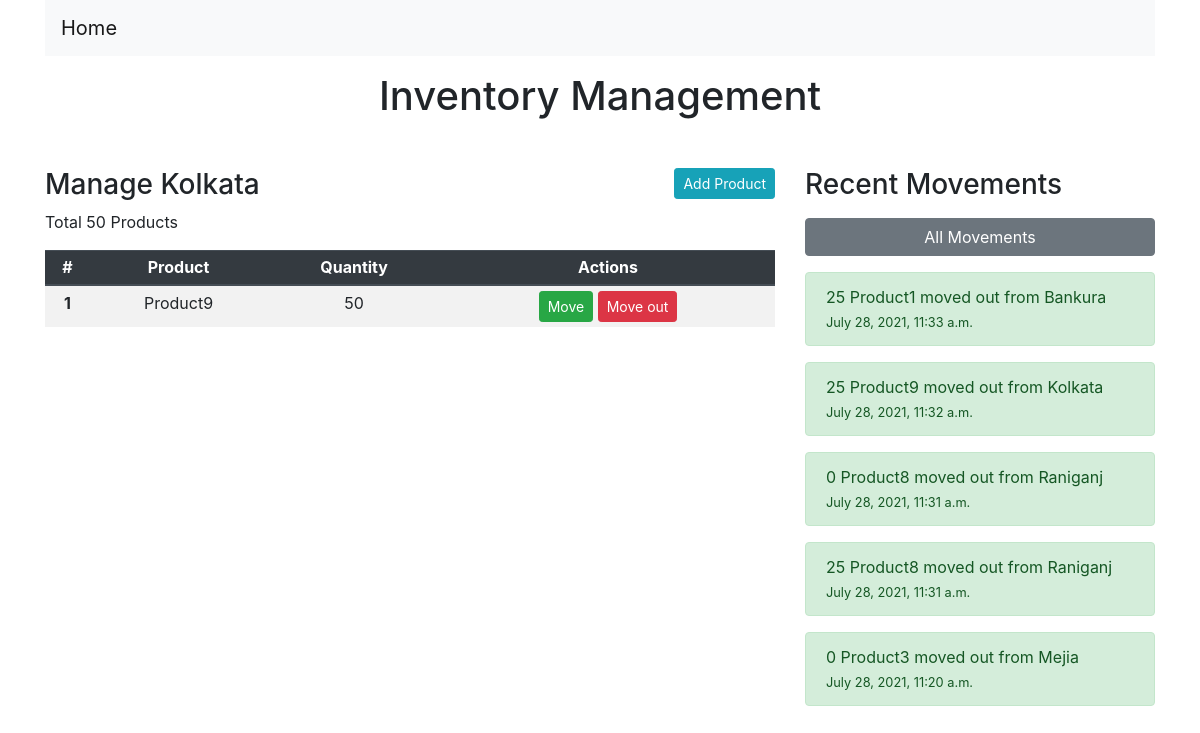
The app's page /location/kolkata/ with its own data.
### inventory/models.py (models this page shows, shortened)
class Location(models.Model):
    name = models.CharField(max_length=250, blank=True)
    slug = models.SlugField(max_length=250,unique=True,null=True,db_index=True)
    @property
    def total_quantity(self):
        return self.products.all().aggregate(total_qty=Sum('qty')).get('total_qty',0)
    def __str__(self):
        return self.name

class Product(models.Model):
    location = models.ForeignKey(Location,on_delete=models.CASCADE,blank=True,null=True,related_name='products')
    name = models.CharField(max_length=250, blank=True)
    slug = models.SlugField(max_length=250,unique=True,null=True,db_index=True)
    qty = models.IntegerField(default = 0)
    def __str__(self):
        return self.name

class Movement(models.Model):
    product = models.ForeignKey(Product,on_delete=models.CASCADE,related_name='movement_products')
    location_from = models.ForeignKey(Location,on_delete=models.CASCADE,related_name='location_from')
    location_to = models.ForeignKey(Location,on_delete=models.CASCADE,related_name='location_to',blank=True,null=True)
    created = models.DateTimeField(auto_now_add=True)
    qty = models.IntegerField(default=0)
    class Meta:
        ordering = ['-created']
    def __str__(self):
        if self.location_to:
            return f'{self.qty} {self.product} moved from {self.location_from} to {self.location_to}'
        else:
            return f'{self.qty} {self.product} moved out from {self.location_from}'

### inventory/views.py (the view, shortened to what this page needs)
# urls.py: path('location/<slug:slug>/',views.LocationDetailView.as_view(),name='location'),
class LocationDetailView(FormMixin,DetailView):
    model = Location
    context_object_name = 'location'
    form_class = ProductForm
    template_name = 'location.html'
    def get_context_data(self, **kwargs):
        context = super().get_context_data(**kwargs)
        context['products'] = context['location'].products.filter(qty__gt=0)
        context['total_quantity'] = context['location'].total_quantity
        context['form'] = self.get_form()
        return context

### inventory/context_processors.py (called while the page is built)
def get_sidebar_movements(request):
    return{
        'movements' : Movement.objects.all()[:5]
    }

def all_movements(request):
    return{
        'all_movements' : Movement.objects.order_by('created')
    }

### templates/location.html (shortened to what this page needs)
{% extends 'base.html' %}
{% block content %}
<h3>Manage {{location.name}}
<button class="btn btn-info float-right btn-sm" data-toggle="modal" data-target="#addProduct">Add Product</button>
</h3>
<p>Total {% if total_quantity > 0 %}{{total_quantity}}{% else %}0{% endif %} Product{{total_quantity|pluralize}}</p>
<table class="table table-striped table-sm">
    <thead class='text-center thead-dark'>
      <tr>
        <th scope="col">#</th>
        <th scope="col">Product</th>
        <th scope="col">Quantity</th>
        <th scope="col">Actions</th>
      </tr>
    </thead>
    <tbody class='text-center'>
    {% for product in products %}
      <tr>
        <th scope="row">{{forloop.counter}}</th>
        <td>{{product.name}}</td>
        <td>{{product.qty}}</td>
        <td>
          <a class="btn btn-success btn-sm" href="{% url 'inventory:movement' product.slug location.slug %}">Move</a>
          <a href="{% url 'inventory:move_out' product.slug location.slug %}" class="btn btn-danger btn-sm">Move out</a>
        </td>
      </tr>
    {% endfor %}
    </tbody>
  </table>
{% endblock content %}

### templates/sidebar.html (shortened to what this page needs)
<h3>Recent Movements</h3>
<button class="btn btn-secondary btn-block my-3" data-toggle="modal" data-target="#movementModal">All Movements</button>
{% if movements %}
{% for movement in movements %}
    <p class="alert alert-success">
        {{movement}}
        <br/>
        <span class="small">{{movement.created}}</span>
    </p>
{% endfor %}
{% else %}
<p>No movements found!</p>
{% endif %}

### records on screen
Location: name "Kolkata"
Product: name "Product9", qty "50"
Movement: location_to+qty+product "25 Product1 moved out from Bankura", created "July 28, 2021, 11:33 a.m."
Movement: location_to+qty+product "25 Product9 moved out from Kolkata", created "July 28, 2021, 11:32 a.m."
Movement: location_to+qty+product "0 Product8 moved out from Raniganj", created "July 28, 2021, 11:31 a.m."
Movement: location_to+qty+product "25 Product8 moved out from Raniganj", created "July 28, 2021, 11:31 a.m."
Movement: location_to+qty+product "0 Product3 moved out from Mejia", created "July 28, 2021, 11:20 a.m."

### other values on screen
{{ total_quantity }} "50"
